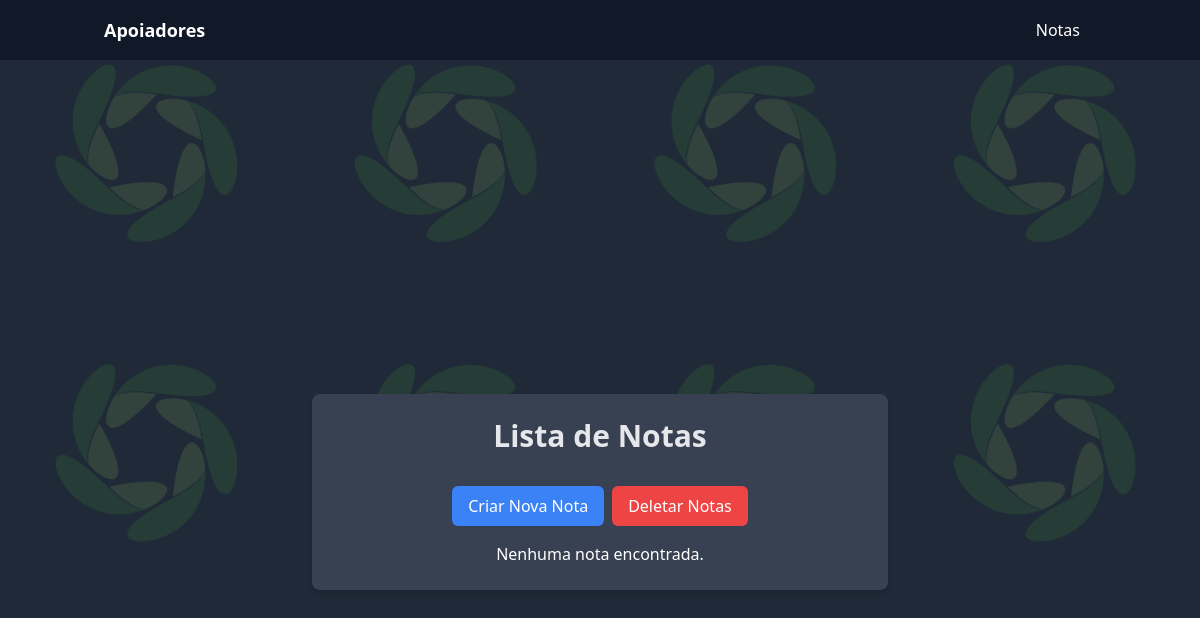
The page /notas/ on the database as committed earlier.
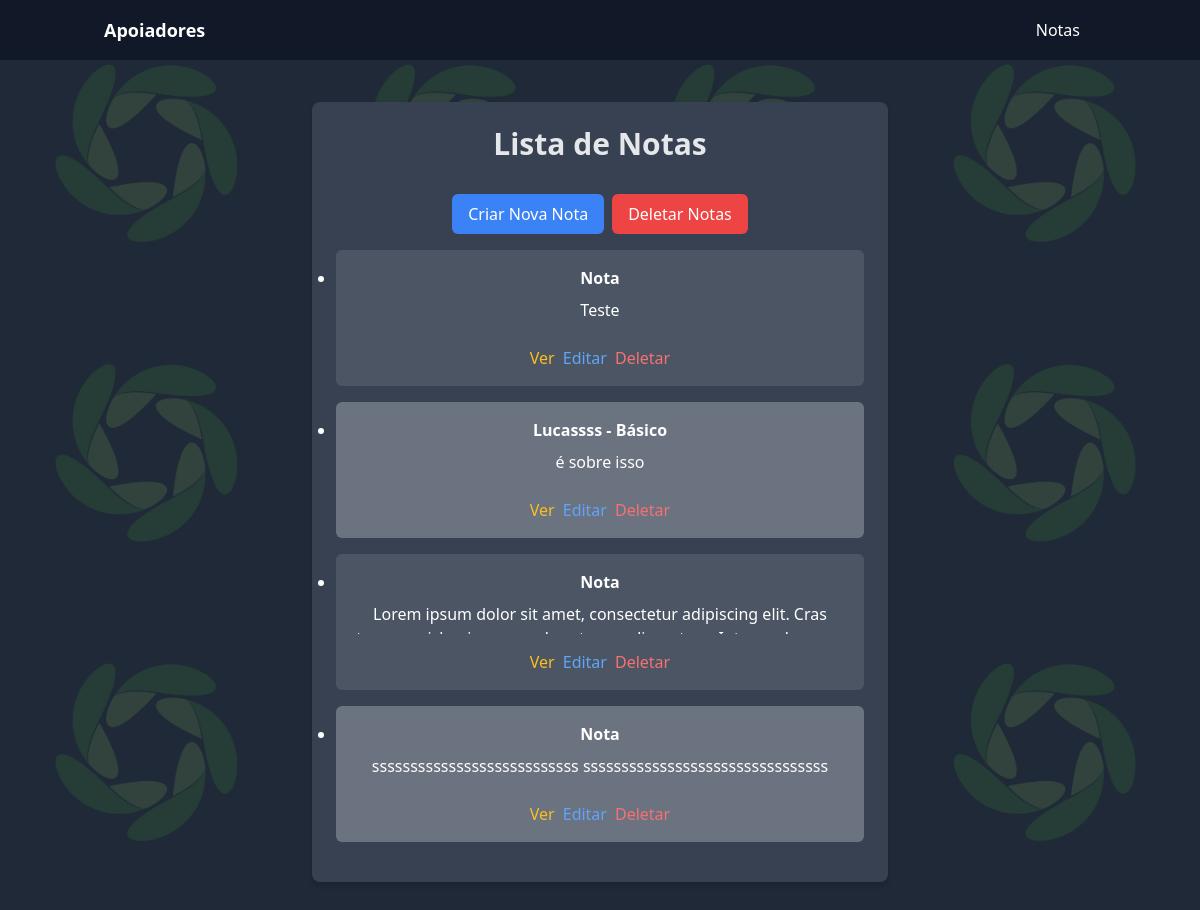
The same page on the database as committed later.
### meu_app/models.py (models this page shows, shortened)
class Nota(models.Model):
    compra = models.ForeignKey(Compra, on_delete=models.CASCADE, blank=True, null=True)
    titulo = models.CharField(max_length=255, default="Nota")
    texto = models.TextField()

class Compra(models.Model):
    nome = models.CharField(max_length=100)
    email = models.EmailField()
    numero = models.CharField(max_length=20)
    data_compra = models.DateField()
    pacote = models.CharField(max_length=100)
    valor = models.DecimalField(max_digits=8, decimal_places=2)
    texto_busca = models.TextField(blank=True, null=True)
    def __str__(self):
        return f"{self.nome} - {self.pacote}"

### meu_app/views.py (the view)
# urls.py: path('notas/', views.listar_notas, name='listar_notas'),
def listar_notas(request):
    notas = Nota.objects.all()
    return render(request, 'listar_notas.html', {'notas': notas})

### meu_app/templates/listar_notas.html (shortened to what this page needs)
{% extends 'base.html' %}
{% block content %}
<div class="flex flex-col items-center justify-center min-h-screen">
    <div class="bg-gray-700 rounded-lg shadow-md p-6 mx-auto max-w-xl w-full">
        <h1 class="text-3xl font-bold text-gray-200 text-center mb-8">Lista de Notas</h1>
        <div class="flex justify-center mb-4">
            <a href="{% url 'criar_nota' %}" class="px-4 py-2 bg-blue-500 hover:bg-blue-700 text-white rounded-md mr-2">Criar Nova Nota</a>
            <form method="POST" action="{% url 'deletar_notas' %}" id="deletarNotasForm" class="inline">
                <button type="submit" class="px-4 py-2 bg-red-500 hover:bg-red-700 text-white rounded-md">Deletar Notas</button>
            </form>
        </div>
        {% if notas %}
            <ul class="list-disc text-white text-center">
                {% for nota in notas %}
                    <li class="mb-4 p-4 rounded-md {% cycle 'bg-gray-600' 'bg-gray-500' %}">
                        <div class="flex flex-col items-center justify-center">
                            <p class="font-bold text-center mb-2">
                                {% if nota.compra %}
                                    {{ nota.compra }}
                                {% else %}
                                    {{ nota.titulo }}
                                {% endif %}
                            </p>
                            <p class="nota-texto" style="height: 2rem; overflow: hidden; text-overflow: ellipsis; text-align: center;">{{ nota.texto }}</p>
                            <div class="mt-4 flex justify-center">
                                <a href="{% url 'ver_nota' nota.pk %}" class="text-yellow-400 hover:text-yellow-600 mr-2">Ver</a>
                                <a href="{% url 'editar_nota' nota.pk %}" class="text-blue-400 hover:text-blue-600 mr-2">Editar</a>
                                <a href="{% url 'deletar_nota' nota.pk %}" class="text-red-400 hover:text-red-600">Deletar</a>
                            </div>
                        </div>
                    </li>
                {% endfor %}
            </ul>
        {% else %}
            <p class="text-white text-center">Nenhuma nota encontrada.</p>
        {% endif %}
    </div>
</div>
{% endblock %}

### meu_app/templates/base.html (shortened to what this page needs)
<!DOCTYPE html>
{% load static %}
<html>
<head>
    <link href="https://cdn.jsdelivr.net/npm/tailwindcss@2.2.19/dist/tailwind.min.css" rel="stylesheet">
</head>
<body class="bg-gray-800 text-black">
    <nav class="bg-gray-900 py-4">
        <div class="container mx-auto px-4 flex items-center justify-between">
            <a href="{% url 'lista_compras' %}" class="text-white text-lg font-bold">Apoiadores</a>
            <div>
                <a href="{% url 'listar_notas' %}" class="text-white hover:text-gray-300 mr-4">Notas</a>
            </div>
        </div>
    </nav>
    <div class="container mx-auto px-4 py-8">
        {% block content %}
        {% endblock %}
    </div>
</body>
</html>

Rows that differ between the two databases and show on the page:
added Nota: titulo "Nota", texto "Teste"
added Nota: compra "Lucassss - Básico", texto "é sobre isso"
added Nota: titulo "Nota", texto "Lorem ipsum dolor sit amet, consectetur adipiscing elit. Cras…"
added Nota: titulo "Nota", texto "sssssssssssssssssssssssssss ssssssssssssssssssssssssssssssss…"
Other text that changed with them:
text no longer shown: "Nenhuma nota encontrada."
